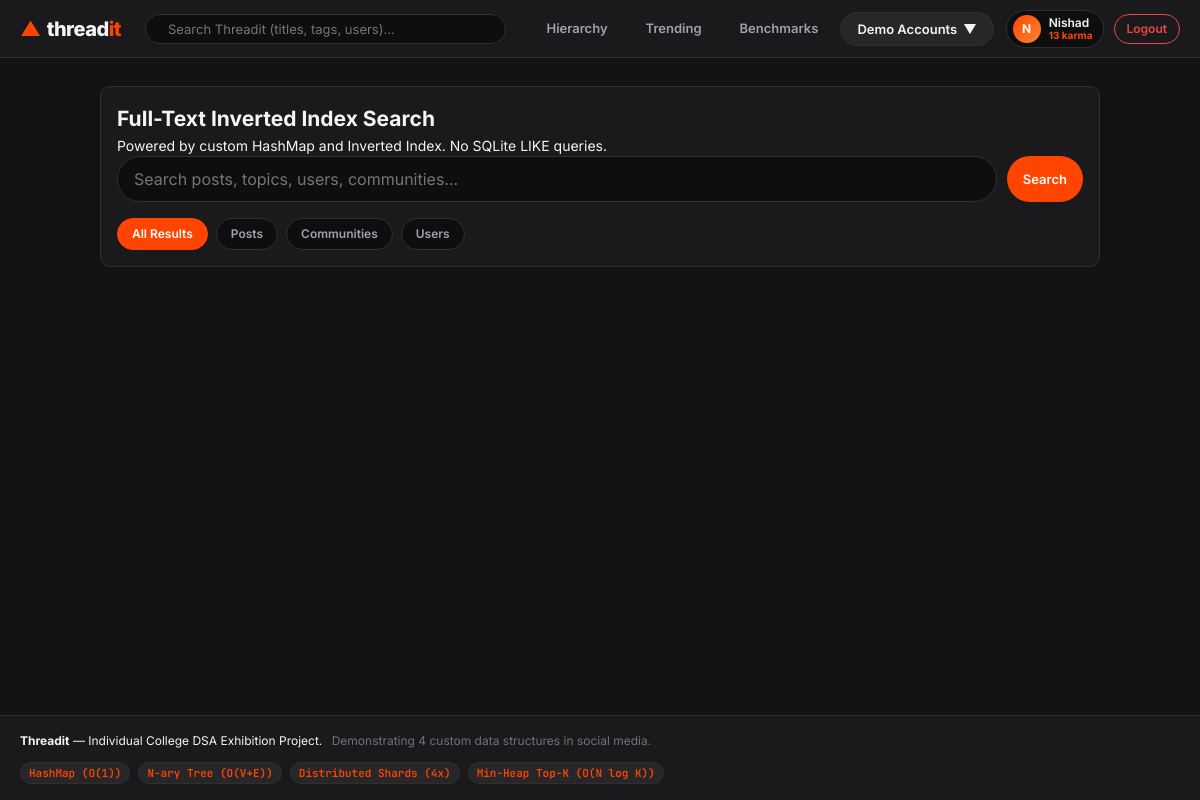
The page /search (signed in) on the database its author committed.
### tables this page shows
CREATE TABLE users (
        id INTEGER PRIMARY KEY AUTOINCREMENT,
        username TEXT UNIQUE NOT NULL,
        display_name TEXT NOT NULL,
        password_hash TEXT NOT NULL,
        karma INTEGER DEFAULT 0,
        bio TEXT DEFAULT '',
        created_at TIMESTAMP DEFAULT CURRENT_TIMESTAMP
    );

### app.py (the view, shortened to what this page needs)
@app.route("/search")
def search():
    query = request.args.get("q", "").strip()
    filter_type = request.args.get("type", "all")
    if not query:
        return render_template("search.html", results=None, query="")

### app.py (called while the page is built)
@app.context_processor
def inject_global_data():
    current_user = None
    if "user_id" in session:
        current_user = database.get_user_by_id(session["user_id"], DB_PATH)
        if current_user:
            current_user = dict(current_user)
            cached_karma = features.karma_manager.get_user_karma(current_user["id"])
            if cached_karma is not None:
                current_user["karma"] = cached_karma
    all_comms = database.get_all_communities(DB_PATH)
    return {
        "current_user": current_user,
        "demo_accounts": database.DEMO_ACCOUNTS,
        "global_communities": all_comms
    }

### database.py (called while the page is built)
def get_db_connection(db_path=None):
    path = db_path or DEFAULT_DB_PATH
    os.makedirs(os.path.dirname(path), exist_ok=True)
    conn = sqlite3.connect(path)
    conn.row_factory = sqlite3.Row
    conn.execute("PRAGMA foreign_keys = ON;")
    return conn

def get_user_by_id(user_id, db_path=None):
    conn = get_db_connection(db_path)
    user = conn.execute("SELECT * FROM users WHERE id = ?", (user_id,)).fetchone()
    conn.close()
    return user

def get_all_communities(db_path=None):
    conn = get_db_connection(db_path)
    comms = conn.execute("SELECT * FROM communities ORDER BY name ASC").fetchall()
    conn.close()
    return [dict(c) for c in comms]

### features.py (called while the page is built)
    def get_user_karma(self, user_id):
        return self.user_karma.get(user_id, 0)

### structures/hashmap.py (called while the page is built)
    def _hash(self, key):
        return abs(hash(key)) % self.capacity

    def get(self, key, default=None):
        index = self._hash(key)
        current = self.buckets[index]
        while current is not None:
            if current.key == key:
                return current.value
            current = current.next
        return default

### templates/search.html (shortened to what this page needs)
{% extends "base.html" %}
{% block content %}
<div class="container search-page-container">
    <div class="card search-control-card">
        <h2> Full-Text Inverted Index Search</h2>
        <p class="subtitle">Powered by custom HashMap and Inverted Index. No SQLite LIKE queries.</p>
        <form action="{{ url_for('search') }}" method="GET" class="search-page-form">
            <div class="search-input-group">
                <input type="text" name="q" value="{{ query }}" placeholder="Search posts, topics, users, communities..." required class="text-input search-large-input">
                <button type="submit" class="btn btn-primary">Search</button>
            </div>
            <div class="filter-tabs">
                <a href="{{ url_for('search', q=query, type='all') }}" class="filter-tab {% if filter_type == 'all' or not filter_type %}active{% endif %}">All Results</a>
                <a href="{{ url_for('search', q=query, type='post') }}" class="filter-tab {% if filter_type == 'post' %}active{% endif %}">Posts</a>
                <a href="{{ url_for('search', q=query, type='community') }}" class="filter-tab {% if filter_type == 'community' %}active{% endif %}">Communities</a>
                <a href="{{ url_for('search', q=query, type='user') }}" class="filter-tab {% if filter_type == 'user' %}active{% endif %}">Users</a>
            </div>
        </form>
    </div>
</div>
{% endblock %}

### templates/base.html (shortened to what this page needs)
<!DOCTYPE html>
<html lang="en">
<head>
    <link rel="stylesheet" href="{{ url_for('static', filename='style.css') }}">
</head>
<body class="dark-theme">
    <header class="navbar">
        <div class="nav-left">
            <a href="{{ url_for('index') }}" class="logo">
                <span class="logo-icon">▲</span>
                <span class="logo-text">thread<span class="logo-accent">it</span></span>
            </a>
        </div>
        <div class="nav-center">
            <form action="{{ url_for('search') }}" method="GET" class="search-form">
                <input type="text" name="q" placeholder="Search Threadit (titles, tags, users)..." value="{{ request.args.get('q', '') }}" autocomplete="off">
            </form>
        </div>
        <div class="nav-right">
            <a href="{{ url_for('explore_communities') }}" class="nav-link" title="N-ary Community Hierarchy">
                 Hierarchy
            </a>
            <a href="{{ url_for('trending') }}" class="nav-link" title="Min-Heap Top-K Trending">
                 Trending
            </a>
            <a href="{{ url_for('performance_page') }}" class="nav-link" title="DSA Performance Benchmarks">
                 Benchmarks
            </a>
            <div class="dropdown demo-switcher">
                <button class="btn btn-secondary dropdown-btn" id="demoSwitcherBtn">
                    <span> Demo Accounts</span> <span class="arrow">▼</span>
                </button>
            </div>
            {% if current_user %}
                <div class="user-menu">
                    <a href="{{ url_for('view_profile', username=current_user.username) }}" class="user-pill" title="View Profile">
                        <span class="avatar-sm">{{ current_user.display_name[0] }}</span>
                        <div class="user-pill-text">
                            <span class="user-pill-name">{{ current_user.display_name.split()[0] }}</span>
                            <span class="karma-badge" title="Author Karma (Custom HashMap)">{{ current_user.karma }} karma</span>
                        </div>
                    </a>
                    <a href="{{ url_for('logout') }}" class="btn btn-outline-danger btn-sm" title="Log Out">Logout</a>
                </div>
            {% else %}
                <div class="auth-buttons">
                    <a href="{{ url_for('login') }}" class="btn btn-primary btn-sm">Log In</a>
                    <a href="{{ url_for('register') }}" class="btn btn-outline btn-sm">Sign Up</a>
                </div>
            {% endif %}
        </div>
    </header>
    <main class="main-container">
        {% block content %}{% endblock %}
    </main>
    <footer class="footer">
        <div class="footer-content">
            <div class="footer-left">
                <strong>Threadit</strong> — Individual College DSA Exhibition Project.
                <span class="footer-desc">Demonstrating 4 custom data structures in social media.</span>
            </div>
            <div class="footer-right">
                <span class="dsa-tag">HashMap (O(1))</span>
                <span class="dsa-tag">N-ary Tree (O(V+E))</span>
                <span class="dsa-tag">Distributed Shards (4x)</span>
                <span class="dsa-tag">Min-Heap Top-K (O(N log K))</span>
            </div>
        </div>
    </footer>
</body>
</html>

### rows shown on the page
users: display_name "N", display_name "Nishad", karma "13"
